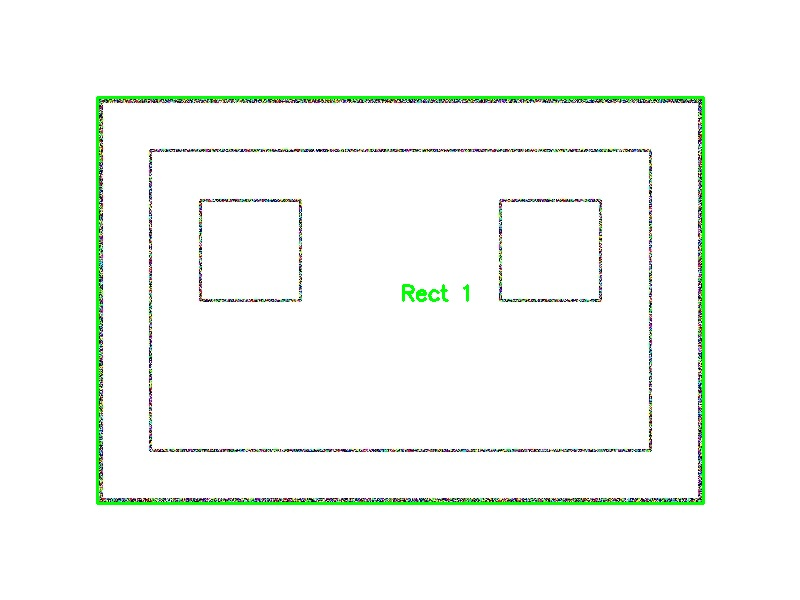
#> input picture result.jpg, 800 x 600 px
$ python -i rectangle_detector.py   (imports and definitions only)
#> lines starting #> are read from the running program, lines starting #| are printed output that depends on the picture; after the words box and inside, x2 and y2 are one past the last pixel; in counts of white or black regions, pixels touching at a corner belong together
import cv2
import numpy as np
import argparse
import os

class RectangleDetector:
    def __init__(self):
        """初始化矩形检测器"""
        pass

    def rgb_to_grayscale(self, image):
        """
        步骤1: RGB转灰度
        将彩色图像转换为灰度图像
        """
        if len(image.shape) == 3:
            gray = cv2.cvtColor(image, cv2.COLOR_BGR2GRAY)
        else:
            gray = image.copy()
        return gray

    def gaussian_smoothing(self, image, kernel_size=(5, 5), sigma=1.0):
        """
        步骤2: 高斯平滑滤波
        使用高斯滤波器减少噪声
        """
        smoothed = cv2.GaussianBlur(image, kernel_size, sigma)
        return smoothed

    def edge_detection(self, image, low_threshold=50, high_threshold=150):
        """
        步骤3: 边缘检测
        使用Canny算法检测边缘
        """
        edges = cv2.Canny(image, low_threshold, high_threshold)
        return edges

    def detect_closed_contours(self, edges):
        """
        步骤4: 封闭图形检测
        检测边缘图像中的封闭轮廓
        """
        # 查找轮廓
        contours, _ = cv2.findContours(edges, cv2.RETR_EXTERNAL, cv2.CHAIN_APPROX_SIMPLE)
        return contours

    def rectangle_detection(self, contours, min_area=1000, aspect_ratio_range=(0.5, 2.0)):
        """
        步骤5: 矩形检测
        从轮廓中筛选出矩形
        """
        rectangles = []
        for contour in contours:
            # 计算轮廓面积
            area = cv2.contourArea(contour)
            if area < min_area:
                continue

            # 获取最小外接矩形
            rect = cv2.minAreaRect(contour)
            box = cv2.boxPoints(rect)
            box = np.intp(box)

            # 计算矩形的宽高比
            width = rect[1][0]
            height = rect[1][1]
            if width > 0 and height > 0:
                aspect_ratio = max(width, height) / min(width, height)
                if aspect_ratio_range[0] <= aspect_ratio <= aspect_ratio_range[1]:
                    rectangles.append({
                        'contour': contour,
                        'box': box,
                        'area': area,
                        'aspect_ratio': aspect_ratio,
                        'center': rect[0]
                    })

        return rectangles

    def filter_rectangles(self, rectangles, min_area_ratio=0.01, max_area_ratio=0.8):
        """
        步骤6: 滤波
        根据面积比例和其他条件过滤矩形
        """
        if not rectangles:
            return []

        # 按面积排序
        rectangles.sort(key=lambda x: x['area'], reverse=True)

        filtered_rectangles = []
        for rect in rectangles:
            # 这里可以添加更多的过滤条件
            # 例如：检查矩形的角度、位置等
            filtered_rectangles.append(rect)

        return filtered_rectangles

    # [42 lines left out: function process_frame, not called in this run]

    def process_image(self, image_path, output_path=None):
        """
        完整的图像处理流程
        """
#> called with image_path = 'result.jpg'
        # 读取图像
        image = cv2.imread(image_path)
#> image is the input picture: shape (600, 800, 3); mean B, G, R 246.9, 250.3, 247
        if image is None:
            print(f"无法读取图像: {image_path}")
            return None

        # 创建结果图像的副本
        result_image = image.copy()

        # 步骤1: RGB转灰度
        print("步骤1: RGB转灰度...")
        gray = self.rgb_to_grayscale(image)
#> in rgb_to_grayscale, `gray = cv2.cvtColor(image, cv2.COLOR_BGR2GRAY)`:
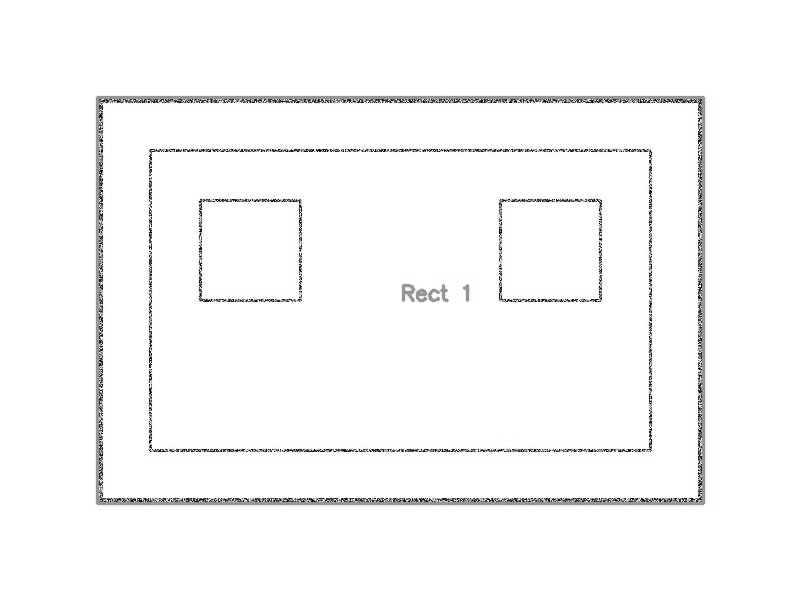
#> gray: shape (600, 800); min 0, max 255, mean 248.9

        # 步骤2: 高斯平滑滤波
        print("步骤2: 高斯平滑滤波...")
        smoothed = self.gaussian_smoothing(gray)

        # 步骤3: 边缘检测
        print("步骤3: 边缘检测...")
        edges = self.edge_detection(smoothed)
#> in edge_detection, `edges = cv2.Canny(image, low_threshold, high_threshold)`:
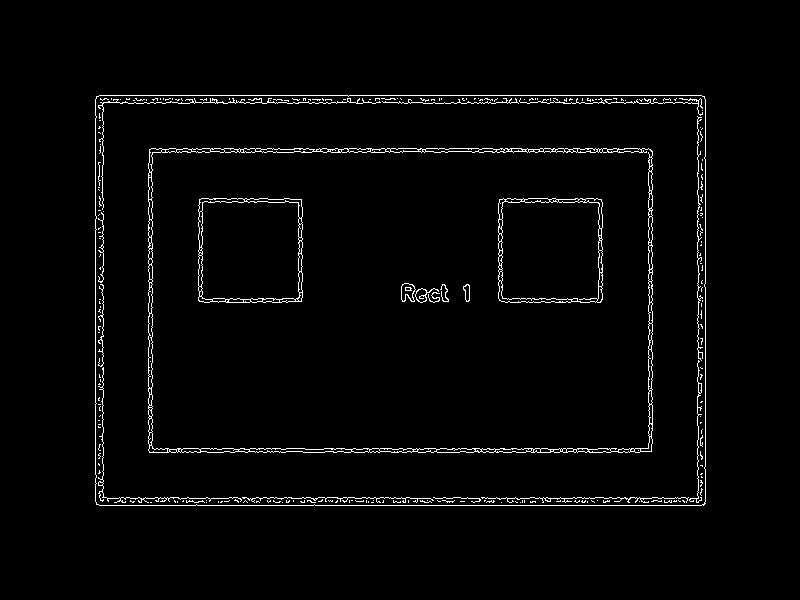
#> edges: shape (600, 800); 2.4% white in thin lines or dots, all inside (x1, y1, x2, y2) = (95, 95, 706, 506)

        # 步骤4: 封闭图形检测
        print("步骤4: 封闭图形检测...")
        contours = self.detect_closed_contours(edges)
#> in detect_closed_contours, `contours, _ = cv2.findContours(edges, cv2.RETR_EXTERNAL, cv2.CHAIN_APP..`: contours = 1 contour; box (x1, y1, x2, y2) and area: (95, 95, 706, 506) 250057

        # 步骤5: 矩形检测
        print("步骤5: 矩形检测...")
        rectangles = self.rectangle_detection(contours)
#> the loop in rectangle_detection, `for contour in contours:` made 1 pass
#> (area, rect, box, width, height, aspect_ratio) on pass 1: (250057, ((400, 300), (410, 610), -90), [[705, 505], [95, 505], [95, 95], [705, 95]], 410, 610, 1.49)
#> after the loop in rectangle_detection, `for contour in contours:`: rectangles = 1 item
#> rectangles = 1 item

        # 步骤6: 滤波
        print("步骤6: 滤波...")
        filtered_rectangles = self.filter_rectangles(rectangles)
#> the loop in filter_rectangles, `for rect in rectangles:` made 1 pass
#> filtered_rectangles = 1 item

        # 在结果图像上绘制检测到的矩形
        for i, rect in enumerate(filtered_rectangles):
            # 绘制矩形边框
            cv2.drawContours(result_image, [rect['box']], 0, (0, 255, 0), 2)

            # 添加标签
            center = rect['center']
            label = f"Rect {i+1}"
            cv2.putText(result_image, label,
                       (int(center[0]), int(center[1])),
                       cv2.FONT_HERSHEY_SIMPLEX, 0.7, (0, 255, 0), 2)
#> this loop made 1 pass
#> (center, label) on pass 1: ((400, 300), 'Rect 1')
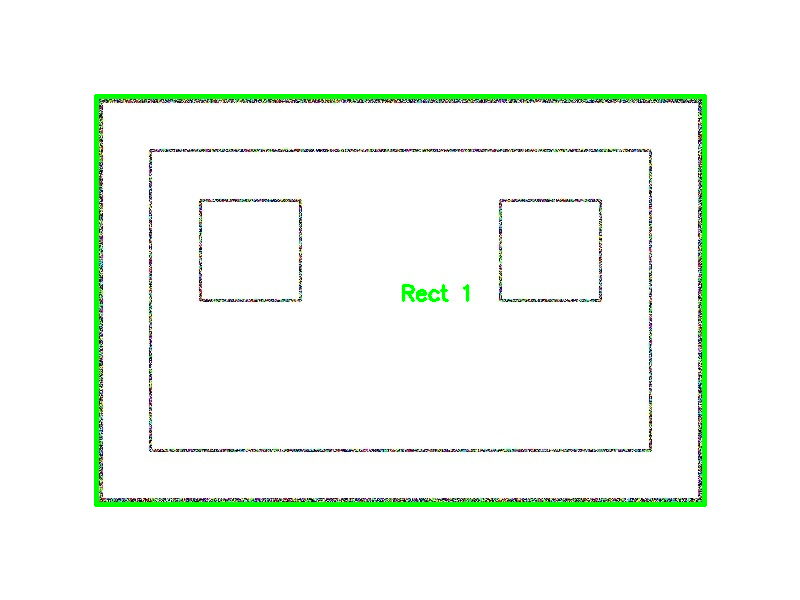
#> result_image: shape (600, 800, 3); 1.37% of pixels changed, all inside (x1, y1, x2, y2) = (94, 94, 707, 507)

        # 创建处理过程的可视化
        process_images = {
            'Original': image,
            'Grayscale': cv2.cvtColor(gray, cv2.COLOR_GRAY2BGR),
            'Smoothed': cv2.cvtColor(smoothed, cv2.COLOR_GRAY2BGR),
            'Edges': cv2.cvtColor(edges, cv2.COLOR_GRAY2BGR),
            'Result': result_image
        }

        # 保存结果
        if output_path:
            cv2.imwrite(output_path, result_image)
            print(f"结果已保存到: {output_path}")

        print(f"检测到 {len(filtered_rectangles)} 个矩形")
#| 检测到 1 个矩形

        return result_image, filtered_rectangles, process_images

    # [205 lines left out: functions process_video, process_webcam, show_process_images, main, not called in this run]

# [18 lines not run here, left out]

>>> result = RectangleDetector().process_image('result.jpg')
